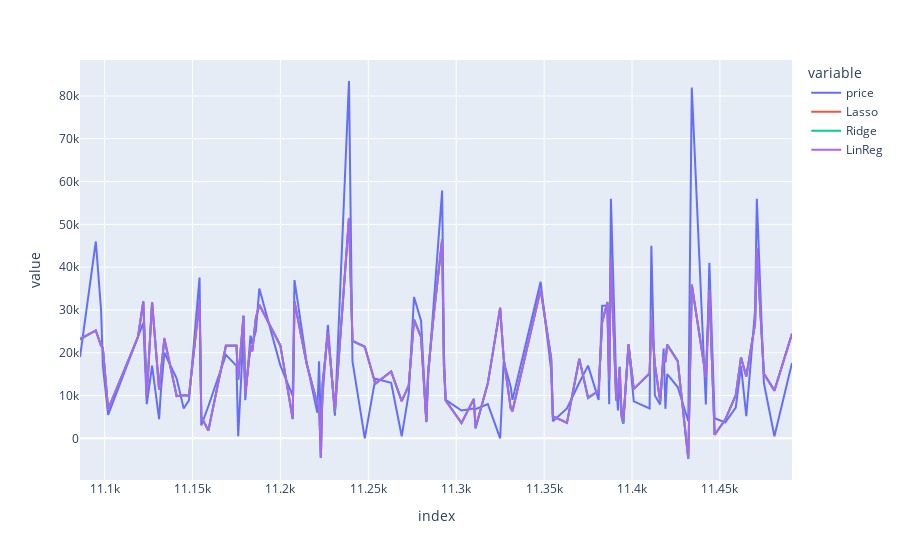

Source (notebook cell):
### Code cell
new_df.sort_index()[3000:3100].plot(kind='line', backend='plotly')
